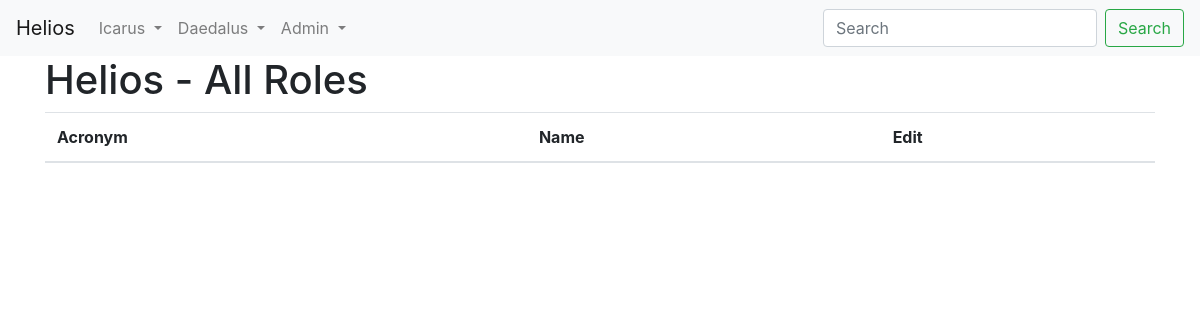
The page /role/ on the database as committed earlier.
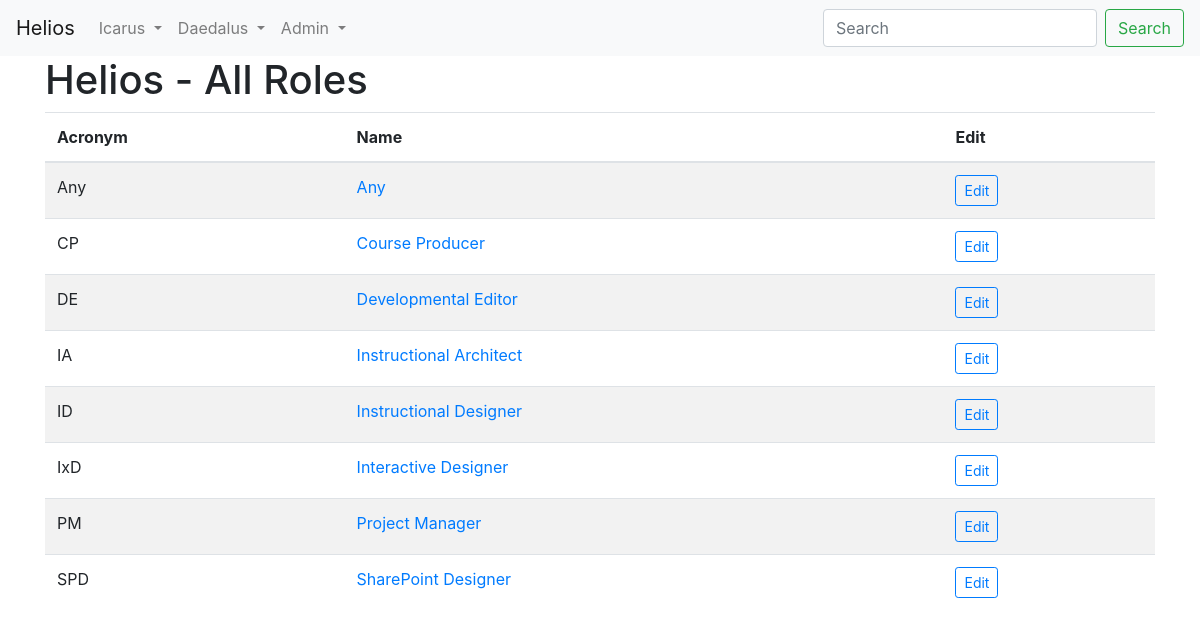
The same page on the database as committed later.
### Icarus/models.py (models this page shows, shortened)
class Roles(models.Model):
    name = models.CharField(max_length=50, blank=False)
    acronym = models.CharField(max_length=5, blank=False)

### Icarus/views.py (the view)
# urls.py: url(r'^role/$', views.Role_all, name='Role_all'),
def Role_all(request):
    Roles = models.Roles.objects.order_by('name')
    return render(request, 'Icarus/Role/Role_all.html', {'Roles':Roles})

### Icarus/templates/Icarus/Role/Role_all.html
{% extends 'Icarus/base.html' %}
{% block content %}
        <h1>Helios - All Roles</h1>
        <table class="table table-striped Role">
          <thead class="black">
            <tr>
              <th>Acronym</th>
              <th>Name</th>
              <th>Edit</th>
          </thead>
          <tbody>
            {% for Role in Roles %}
            <tr>
              <td>{{ Role.acronym }}</td>
              <td><a href="{% url 'Role_detail' pk=Role.pk %}">{{ Role.name }}</a></td>
              <td><a href="{% url 'Role_edit' pk=Role.pk %}"><button type="button" class="btn btn-outline-primary btn-sm">Edit</button></a></td>
            </tr>
            {% endfor %}
          </tbody>
        </table>
{% endblock %}

### Icarus/templates/Icarus/base.html (shortened to what this page needs)
{% load staticfiles %}
<!doctype html>
<html lang="en">
  <head>
    <link rel="stylesheet" href="https://maxcdn.bootstrapcdn.com/bootstrap/4.0.0-beta.2/css/bootstrap.min.css">
    <link rel="stylesheet" href="{% static 'css/Icarus.css' %}">
  </head>
  <body>
    <nav class="navbar navbar-expand-lg navbar-light bg-light">
      <a class="navbar-brand" href="{% url 'home' %}">Helios</a>
      <div class="collapse navbar-collapse" id="navbarSupportedContent">
        <ul class="navbar-nav mr-auto">
          <li class="nav-item dropdown">
            <a class="nav-link dropdown-toggle" href="#" id="navbarDropdown" role="button" data-toggle="dropdown" aria-haspopup="true" aria-expanded="false">
              Icarus
            </a>
          </li>
          <li class="nav-item dropdown">
            <a class="nav-link dropdown-toggle" href="#" id="navbarDropdown" role="button" data-toggle="dropdown" aria-haspopup="true" aria-expanded="false">
              Daedalus
            </a>
          </li>
          <li class="nav-item dropdown">
            <a class="nav-link dropdown-toggle" href="#" id="navbarDropdown" role="button" data-toggle="dropdown" aria-haspopup="true" aria-expanded="false">
              Admin
            </a>
          </li>
        </ul>
        <form class="form-inline my-2 my-lg-0">
          <input class="form-control mr-sm-2" type="search" placeholder="Search" aria-label="Search">
          <button class="btn btn-outline-success my-2 my-sm-0" type="submit">Search</button>
        </form>
      </div>
    </nav>
    <div class="container">
      {% block content %}
      {% endblock %}
    </div>
  </body>
</html>

Rows that differ between the two databases and show on the page:
added Roles: acronym "Any", name "Any"
added Roles: acronym "CP", name "Course Producer"
added Roles: acronym "DE", name "Developmental Editor"
added Roles: acronym "IA", name "Instructional Architect"
added Roles: acronym "ID", name "Instructional Designer"
added Roles: acronym "IxD", name "Interactive Designer"
added Roles: acronym "PM", name "Project Manager"
added Roles: acronym "SPD", name "SharePoint Designer"
